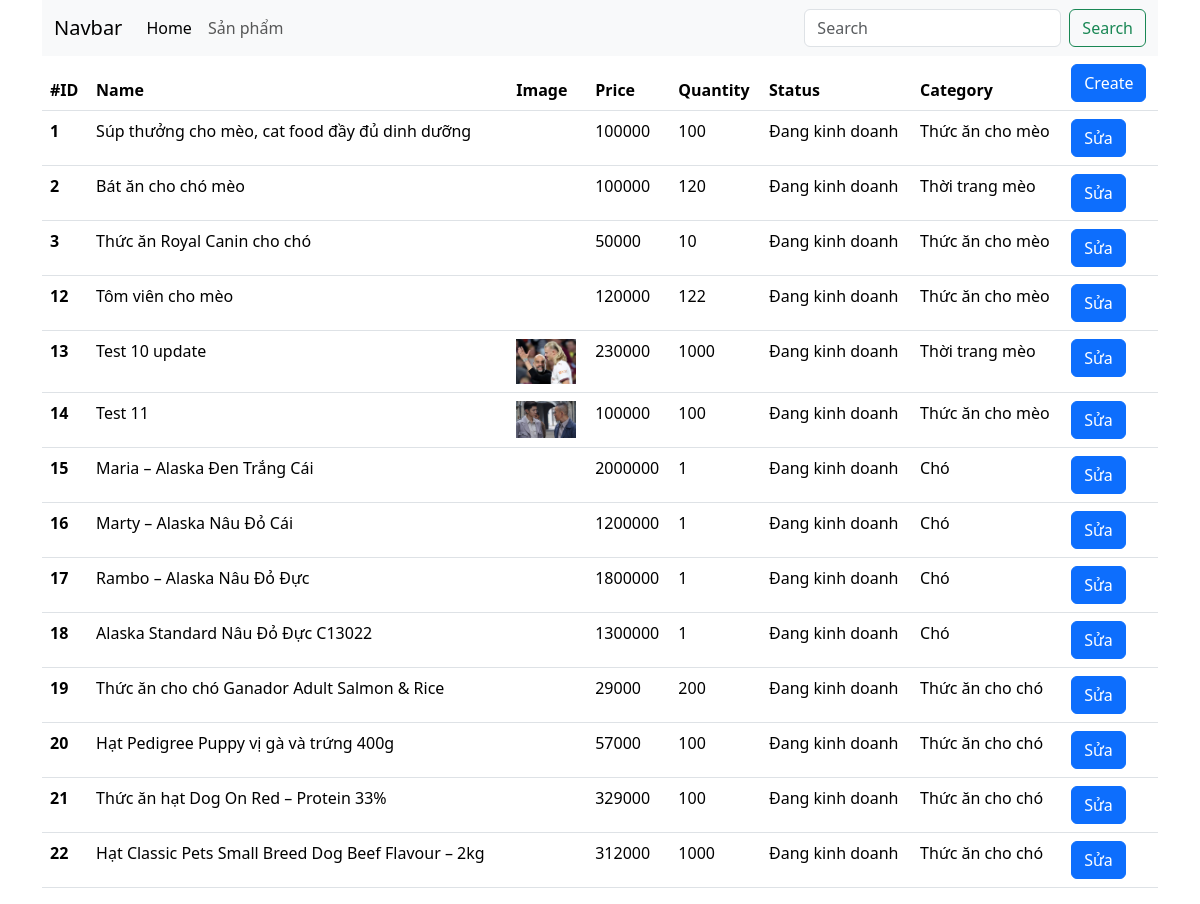
The page /admin/?ctl=listsp on the database its author committed.
### tables this page shows
CREATE TABLE `products` (
  `id` int NOT NULL,
  `name` varchar(255) NOT NULL,
  `image` varchar(255) NOT NULL,
  `price` bigint NOT NULL,
  `quantity` int NOT NULL,
  `description` text NOT NULL,
  `status` tinyint(1) NOT NULL DEFAULT '1',
  `category_id` int NOT NULL
);

CREATE TABLE `categories` (
  `id` int NOT NULL,
  `cate_name` varchar(255) NOT NULL,
  `type` tinyint(1) NOT NULL,
  `soft_delete` tinyint(1) NOT NULL DEFAULT '0'
);

### common/function.php (called while the page is built, shortened)
<?php
function view($path_view, $data = [])
{
    extract($data);
    $path_view = str_replace(".", "/", $path_view);
    include_once ROOT_DIR . "views/$path_view.php";
}

### controllers/admin/AdminProductController.php (called while the page is built, shortened)
<?php
class AdminProductController
{
    public function index()
    {
        $products = (new Product)->all();
        return view('admin.products.list', compact('products'));
    }
}

### admin/index.php (called while the page is built, shortened)
<?php
require_once __DIR__ . "/../common/function.php";
require_once __DIR__ . "/../models/BaseModel.php";
require_once __DIR__ . "/../models/Product.php";
require_once __DIR__ . "/../controllers/admin/AdminProductController.php";
$ctl = $_GET['ctl'] ?? "";
match ($ctl) {
    '' => view("admin.dashboard"),
    'listsp' => (new AdminProductController)->index(),
    'addsp' => (new AdminProductController)->create(),
    'storesp' => (new AdminProductController)->store(),
    'editsp' => (new AdminProductController)->edit(),
    'updatesp' => (new AdminProductController)->update(),
    default => view('errors.404'),
};

### models/BaseModel.php (called while the page is built, shortened)
<?php
class BaseModel
{
    public function __construct()
    {
        try {
            $this->conn = new PDO("mysql:host=localhost; dbname=da1wd19301; charset=utf8; port=3306", "root", "");
        } catch (PDOException $e) {
            echo "Lỗi kết nối CSDL: " . $e->getMessage();
        }
    }
}

### models/Product.php (called while the page is built, shortened)
<?php
class Product extends BaseModel
{
    public function all()
    {
        $sql = "SELECT p.*, cate_name FROM products p JOIN categories c ON p.category_id=c.id";
        $stmt = $this->conn->prepare($sql);
        $stmt->execute();
        return $stmt->fetchAll(PDO::FETCH_ASSOC);
    }
}

### views/admin/products/list.php (the view)
<?php include_once ROOT_DIR . "views/admin/header.php" ?>
<div>
    <table class="table">
        <thead>
            <tr>
                <th scope="col">#ID</th>
                <th scope="col">Name</th>
                <th scope="col">Image</th>
                <th scope="col">Price</th>
                <th scope="col">Quantity</th>
                <th scope="col">Status</th>
                <th scope="col">Category</th>
                <th scope="col">
                    <a href="<?= ADMIN_URL . '?ctl=addsp' ?>" class="btn btn-primary">Create</a>
                </th>
            </tr>
        </thead>
        <tbody>
            <?php foreach ($products as $pro) : ?>
                <tr>
                    <th scope="row"><?= $pro['id'] ?></th>
                    <td><?= $pro['name'] ?></td>
                    <td>
                        <img src="<?= ROOT_URL . $pro['image'] ?>" width="60" alt="">
                    </td>
                    <td><?= $pro['price'] ?></td>
                    <td><?= $pro['quantity'] ?></td>
                    <td><?= $pro['status'] ? 'Đang kinh doanh' : 'Ngừng kinh doanh' ?></td>
                    <td><?= $pro['cate_name'] ?></td>
                    <td>
                        <a href="<?= ADMIN_URL . '?ctl=editsp&id=' . $pro['id'] ?>" class="btn btn-primary">Sửa</a>
                    </td>
                </tr>
            <?php endforeach ?>
        </tbody>
    </table>
</div>
<?php include_once ROOT_DIR . "views/admin/footer.php" ?>

### views/admin/header.php (shortened to what this page needs)
<!DOCTYPE html>
<html lang="en">
<head>
    <link rel="stylesheet" href="https://cdn.jsdelivr.net/npm/bootstrap@5.3.3/dist/css/bootstrap.min.css">
</head>
<body>
    <div class="container">
        <nav class="navbar navbar-expand-lg bg-body-tertiary">
            <div class="container-fluid">
                <a class="navbar-brand" href="#">Navbar</a>
                <div class="collapse navbar-collapse" id="navbarSupportedContent">
                    <ul class="navbar-nav me-auto mb-2 mb-lg-0">
                        <li class="nav-item">
                            <a class="nav-link active" aria-current="page" href="<?= ADMIN_URL ?>">Home</a>
                        </li>
                        <li class="nav-item">
                            <a class="nav-link" href="<?= ADMIN_URL . '?ctl=listsp' ?>">Sản phẩm</a>
                        </li>
                    </ul>
                    <form class="d-flex" role="search">
                        <input class="form-control me-2" type="search" placeholder="Search" aria-label="Search">
                        <button class="btn btn-outline-success" type="submit">Search</button>
                    </form>
                </div>
            </div>
        </nav>

### views/admin/footer.php
</div>
</body>
</html>

### rows shown on the page
products: id "1", name "Súp thưởng cho mèo, cat food đầy đủ dinh dưỡng", price "100000", quantity "100", status "Đang kinh doanh", category.cate_name "Thức ăn cho mèo"
products: id "2", name "Bát ăn cho chó mèo", price "100000", quantity "120", status "Đang kinh doanh", category.cate_name "Thời trang mèo"
products: id "3", name "Thức ăn Royal Canin cho chó", price "50000", quantity "10", status "Đang kinh doanh", category.cate_name "Thức ăn cho mèo"
products: id "12", name "Tôm viên cho mèo", price "120000", quantity "122", status "Đang kinh doanh", category.cate_name "Thức ăn cho mèo"
products: id "13", name "Test 10 update", image (picture), price "230000", quantity "1000", status "Đang kinh doanh", category.cate_name "Thời trang mèo"
products: id "14", name "Test 11", image (picture), price "100000", quantity "100", status "Đang kinh doanh", category.cate_name "Thức ăn cho mèo"
products: id "15", name "Maria – Alaska Đen Trắng Cái", price "2000000", quantity "1", status "Đang kinh doanh", category.cate_name "Chó"
products: id "16", name "Marty – Alaska Nâu Đỏ Cái", price "1200000", quantity "1", status "Đang kinh doanh", category.cate_name "Chó"
products: id "17", name "Rambo – Alaska Nâu Đỏ Đực", price "1800000", quantity "1", status "Đang kinh doanh", category.cate_name "Chó"
products: id "18", name "Alaska Standard Nâu Đỏ Đực C13022", price "1300000", quantity "1", status "Đang kinh doanh", category.cate_name "Chó"
products: id "19", name "Thức ăn cho chó Ganador Adult Salmon & Rice", price "29000", quantity "200", status "Đang kinh doanh", category.cate_name "Thức ăn cho chó"
products: id "20", name "Hạt Pedigree Puppy vị gà và trứng 400g", price "57000", quantity "100", status "Đang kinh doanh", category.cate_name "Thức ăn cho chó"
products: id "21", name "Thức ăn hạt Dog On Red – Protein 33%", price "329000", quantity "100", status "Đang kinh doanh", category.cate_name "Thức ăn cho chó"
products: id "22", name "Hạt Classic Pets Small Breed Dog Beef Flavour – 2kg", price "312000", quantity "1000", status "Đang kinh doanh", category.cate_name "Thức ăn cho chó"
